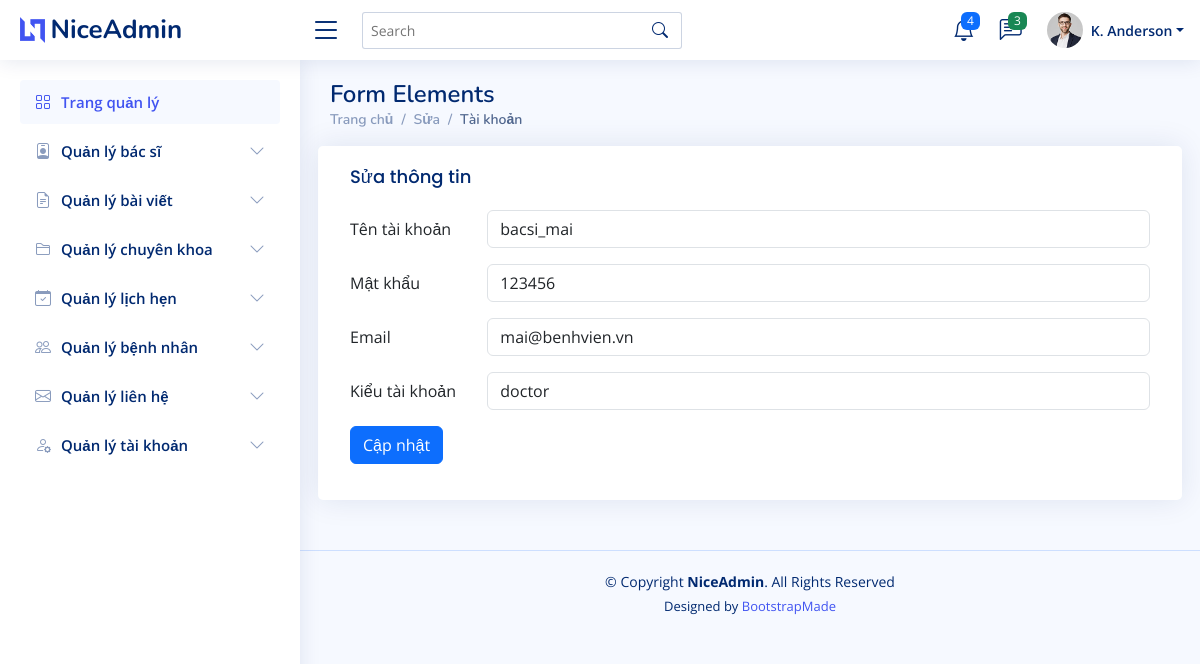
Screenshot of /admin/index.php?act=sua_taikhoan&user_id=2 with the database file from the repository.
### tables this page shows
CREATE TABLE `user` (
  `user_id` int NOT NULL AUTO_INCREMENT,
  `user_name` varchar(45) DEFAULT NULL,
  `password` varchar(45) DEFAULT NULL,
  `email` varchar(100) DEFAULT NULL,
  `user_role` varchar(45) DEFAULT NULL,
  PRIMARY KEY (`user_id`)
);

### model/ketnoi/taikhoan.php (called while the page is built, shortened)
<?php
    function get_taikhoan($user_id){
        $conn =connectdb();
        $sql = "SELECT * FROM user WHERE user_id=".$user_id;
        $stmt = $conn->prepare($sql);
        $stmt->execute();
        $tkone= $stmt->fetchAll();
        return $tkone;
    }
    function hienthi_taikhoan(){
        $conn= connectdb();
        $sql = "SELECT * FROM user
        ORDER BY user_id DESC";
        $stmt = $conn->prepare($sql);
        $stmt->execute();
        $kqtaikhoan= $stmt->fetchAll();
        return $kqtaikhoan;
    }
?>

### admin/view/hienthi/taikhoan/update_taikhoan.php (the view, shortened to what this page needs)
<main id="main" class="main">
<div class="pagetitle">
  <h1>Form Elements</h1>
  <nav>
    <ol class="breadcrumb">
      <li class="breadcrumb-item"><a href="#">Trang chủ</a></li>
      <li class="breadcrumb-item">Sửa</li>
      <li class="breadcrumb-item active">Tài khoản</li>
    </ol>
  </nav>
</div>
<section class="section">
  <div class="row">
      <div class="card">
        <div class="card-body">
          <h5 class="card-title">Sửa thông tin</h5>
          <form action="index.php?act=sua_taikhoan" method="POST" enctype="multipart/form-data">
            <div class="row mb-3">
              <label for="inputText" class="col-sm-2 col-form-label" >Tên tài khoản</label>
              <div class="col-sm-10">
                <input type="text" class="form-control" name="user_name" value="<?=trim($tkgetone[0]['user_name'])?>">
              </div>
            </div>
            <div class="row mb-3">
              <label for="inputText" class="col-sm-2 col-form-label">Mật khẩu</label>
              <div class="col-sm-10">
                <input type="text" class="form-control" name = "password" value="<?=trim($tkgetone[0]['password'])?>">
              </div>
            </div>
            <div class="row mb-3">
              <label for="inputText" class="col-sm-2 col-form-label">Email</label>
              <div class="col-sm-10">
                <input class="form-control" type="text" id="" name = "email" value="<?=trim($tkgetone[0]['email'])?>">
              </div>
            </div>
            <div class="row mb-3">
              <label for="inputText" class="col-sm-2 col-form-label">Kiểu tài khoản</label>
              <div class="col-sm-10">
                <input class="form-control" type="text" id="" name = "user_role" value="<?=trim($tkgetone[0]['user_role'])?>">
              </div>
            </div>
            <div class="row mb-3">
              <div class="col-sm-10">
              <td><input type="submit" class="btn btn-primary" name="capnhap" value ="Cập nhật"></input></td>
              </div>
            </div>
          </form>
        </div>
      </div>
  </div>
</section>
</main>

### admin/assets/css/style.css (style rules this page uses)
:root { scroll-behavior: smooth; }
body { font-family: "Open Sans", sans-serif; background: #f6f9ff; color: #444444; }
a { color: #4154f1; text-decoration: none; }
h1, h2, h3, h4, h5, h6 { font-family: "Nunito", sans-serif; }
#main { margin-top: 60px; padding: 20px 30px; transition: all 0.3s; }
.pagetitle { margin-bottom: 10px; }
.pagetitle h1 { font-size: 24px; margin-bottom: 0; font-weight: 600; color: #012970; }
.card { margin-bottom: 30px; border: none; border-radius: 5px; box-shadow: 0px 0 30px rgba(1, 41, 112, 0.1); }
.card-title { padding: 20px 0 15px 0; font-size: 18px; font-weight: 500; color: #012970; font-family: "Poppins", sans-serif; }
.card-body { padding: 0 20px 20px 20px; }
.breadcrumb { font-size: 14px; font-family: "Nunito", sans-serif; color: #899bbd; font-weight: 600; }
.breadcrumb a { color: #899bbd; transition: 0.3s; }
.breadcrumb .breadcrumb-item::before { color: #899bbd; }
.breadcrumb .active { color: #51678f; font-weight: 600; }
@media (min-width: 1200px) { #main, #footer { margin-left: 300px; } }

### rows the page displays
user: user_name "bacsi_mai", password "123456", email "mai@benhvien.vn", user_role "doctor"
